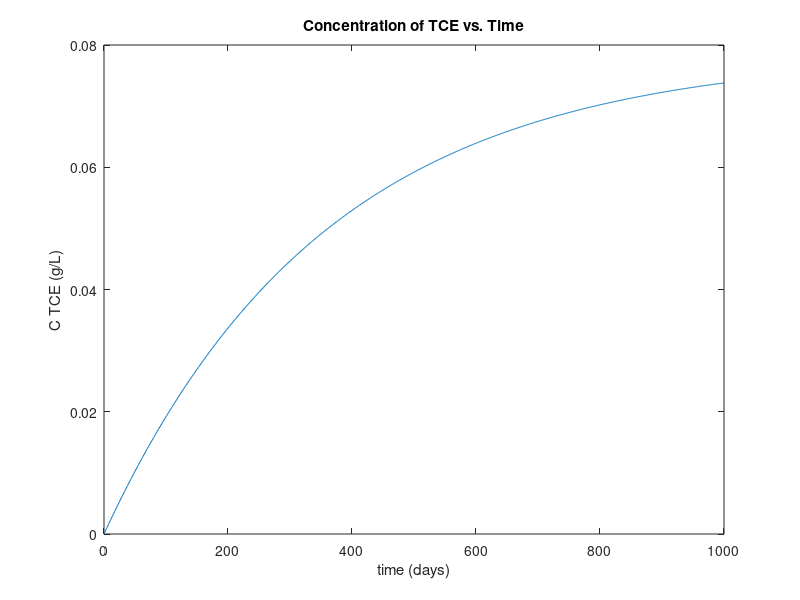

This chart was generated by the following MATLAB code:

% Julie Harrow
% 1.020 PSet2 Problem 1c
% Plot Ctce vs Time

clear all

%Inputs
Snapl = 1.1; % g/L
knapl = 0.0002; % day^-1
ktce = 0.0025; % day^-1
V = 10000; % L
q = 1; % L/day
tau = V/q; % day

%Coefficients
a = -(ktce + (1/tau) + knapl);
b = -(knapl*Snapl);

%Time 
t = 0:1:1000;

%Formula
Ctce = (b/a)*(1-exp(a*t));

figure
plot(t,Ctce), title('Concentration of TCE vs. Time');
xlabel('time (days)'), ylabel('C TCE (g/L)');
